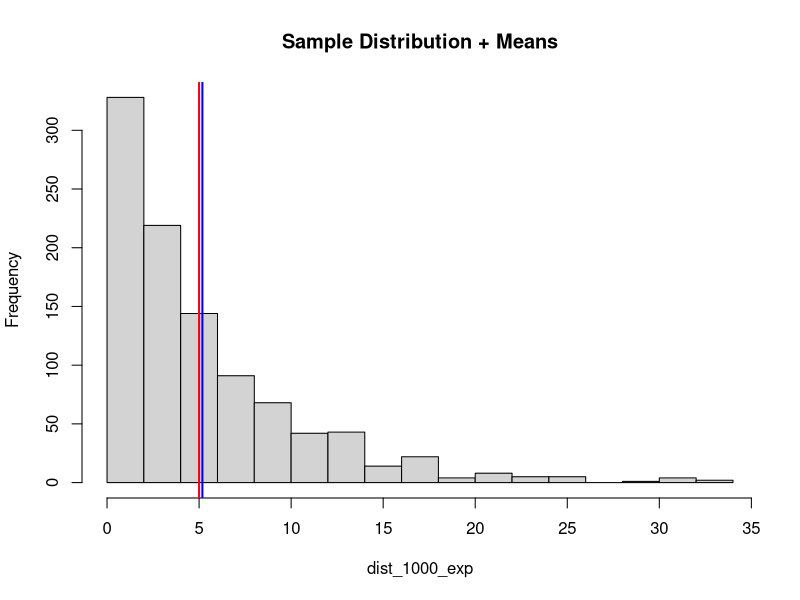
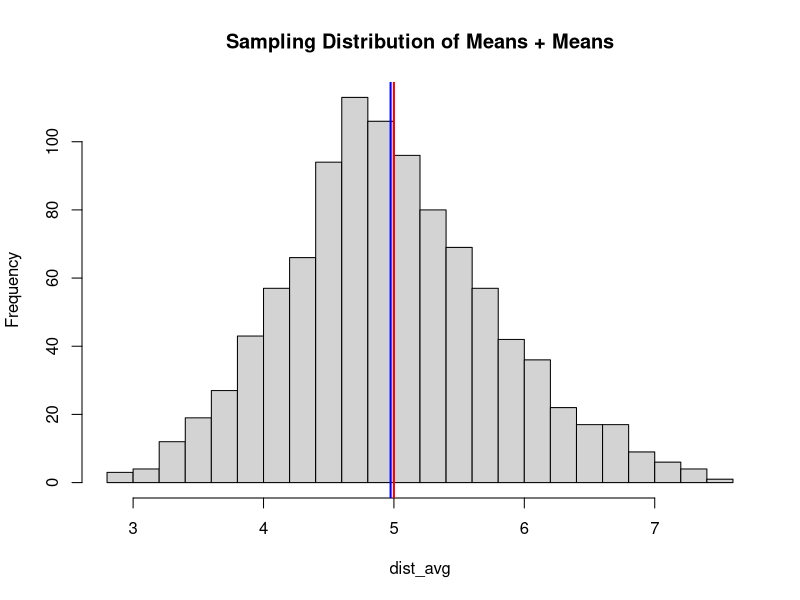
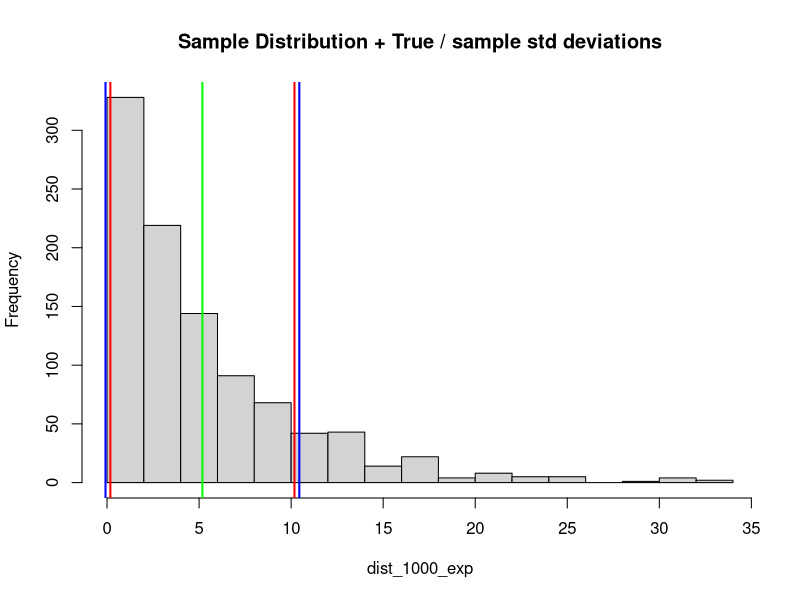
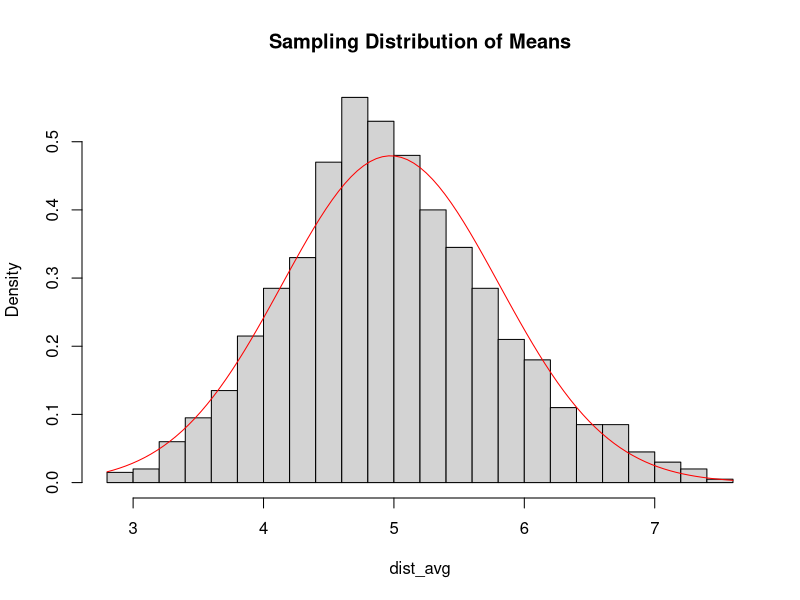

Generate these figures, in order, with R:
## ---- chunk 1
knitr::opts_chunk$set(echo = TRUE)
## ---- chunk 2
# Setting the value of lambda to 0.2 as requested  
lambda <- 0.2
# Creating a distribution of 1000 exponentials  
dist_1000_exp <- rexp(1000, lambda)  
# Creating a distribution of 1000 averages of 40 random exponentials  
dist_avg = NULL
for (i in 1 : 1000) dist_avg = c(dist_avg, mean(rexp(40, lambda)))  

## ---- chunk 3
# Let's calculate the true value of the exponential distribution mean  
theo_mean <- 1/ lambda  
paste0('True dist mean = ', theo_mean) 
# Comparing true mean to sample mean  
sample_mean <- mean(dist_1000_exp)
paste('True mean = ', theo_mean, " ; sample mean = ", sample_mean, " Diff :",theo_mean-sample_mean) 
# Applying Central Limit theorem  
# Calculating the sampling distribution mean
sampling_mean = mean(dist_avg)  
paste0('Sampling Distribution of the means mean = ', sampling_mean)  

# Let's visualy explore those calculations  
hist(dist_1000_exp, breaks=20, main = "Sample Distribution + Means")
abline(v = sample_mean, col = "blue", lwd = 2)
abline(v = theo_mean, col = "red", lwd = 2)

hist(dist_avg, breaks=20, main = "Sampling Distribution of Means + Means")
abline(v = sampling_mean, col = "blue", lwd = 2)
abline(v = theo_mean, col = "red", lwd = 2)

## ---- chunk 4
# Let's calculate the true value of the exponential distribution variance  
theo_var <- (1/ lambda)^2  
# Comparing true variance to sample distribution variance
sample_var <- var(dist_1000_exp)
paste('True variance = ', theo_var, " ; sample var = ", sample_var, " Diff :",theo_var-sample_var) 
# Let's visualy explore those calculations  
hist(dist_1000_exp, breaks=20, main = "Sample Distribution + True / sample std deviations")
abline(v = sample_mean+sqrt(sample_var), col = "blue", lwd = 2)
abline(v = sample_mean-sqrt(sample_var), col = "blue", lwd = 2)
abline(v = sample_mean+sqrt(theo_var), col = "red", lwd = 2)
abline(v = sample_mean-sqrt(theo_var), col = "red", lwd = 2)
abline(v = sample_mean, col = "green", lwd = 2)  
# Let's now observe the variance of the sampling distribution of means  
sampling_var <- var(dist_avg) 
paste0('Sampling Distribution of the means variance = ', sampling_var)  


## ---- chunk 5
#Let's compute the standard Error
sampling_SE <- sd(dist_1000_exp)/sqrt(40)
# Compating distribution + normal approximation
hist(dist_avg, breaks=20, main = "Sampling Distribution of Means", prob=TRUE)
curve(dnorm(x, mean=sampling_mean, sd=sampling_SE), add=TRUE, col="red")


